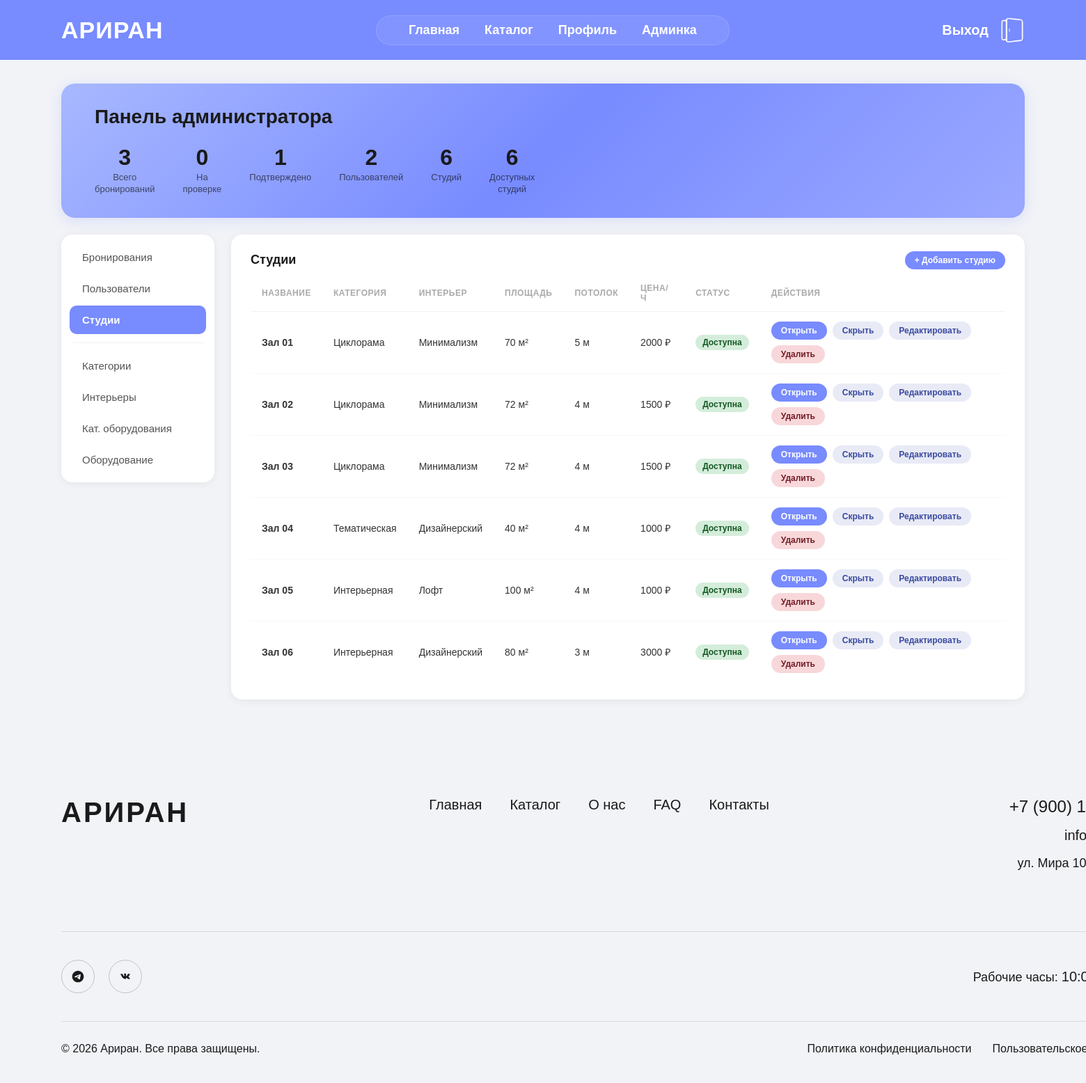
The page /admin-panel/?tab=studios (signed in) on the database its author committed.
### studios/models.py (models this page shows, shortened)
class Studio(models.Model):
    name = models.CharField('Название', max_length=255, null=False)
    category = models.ForeignKey(
        Category, on_delete=models.CASCADE,
        related_name='studios',
        null=True, blank=True,
        verbose_name='Категория'
    )
    interior = models.ForeignKey(
        Interior, on_delete=models.CASCADE,
        related_name='studios',
        null=True, blank=True,
        verbose_name='Интерьер'
    )
    description = models.TextField('Описание', null=False)
    price_per_hour = models.DecimalField('Цена за час', max_digits=10, decimal_places=2, null=False)
    area = models.IntegerField('Площадь (м²)', null=False)
    ceiling_height = models.IntegerField('Высота потолков (м)', default=3, null=False)
    is_available = models.BooleanField('Доступна', default=True, null=False)
    created_at = models.DateTimeField('Дата добавления', auto_now_add=True, null=False)
    class Meta:
        verbose_name = 'Студия'
        verbose_name_plural = 'Студии'
        db_table = 'studio'
        ordering = ['name']

class Category(models.Model):
    name = models.CharField('Название категории', max_length=100, unique=True)
    description = models.TextField('Описание', blank=True)
    class Meta:
        verbose_name = 'Категория'
        verbose_name_plural = 'Категории'
        db_table = 'category'
        ordering = ['name']

class Interior(models.Model):
    name = models.CharField('Название интерьера', max_length=100, unique=True)
    description = models.TextField('Описание', blank=True)
    class Meta:
        verbose_name = 'Интерьер'
        verbose_name_plural = 'Интерьеры'
        db_table = 'interior'
        ordering = ['name']

### studios/views.py (the view)
    def wrapper(request, *args, **kwargs):
        if not request.user.is_authenticated or request.user.role != 'admin':
            return redirect('studios:index')
        return view_func(request, *args, **kwargs)

### studios/views.py (called while the page is built)
def admin_required(view_func):
    def wrapper(request, *args, **kwargs):
        if not request.user.is_authenticated or request.user.role != 'admin':
            return redirect('studios:index')
        return view_func(request, *args, **kwargs)
    return wrapper

### studios/templates/studios/admin_panel.html (shortened to what this page needs)
{% extends 'studios/base.html' %}
{% load static %}
{% block content %}
<div class="admin-page">
    <div class="admin-header">
        <h1>Панель администратора</h1>
        <div class="admin-stats">
            <div class="stat-item">
                <div class="stat-value">{{ stats.total_bookings }}</div>
                <div class="stat-label">Всего<br>бронирований</div>
            </div>
            <div class="stat-item">
                <div class="stat-value">{{ stats.pending_bookings }}</div>
                <div class="stat-label">На<br>проверке</div>
            </div>
            <div class="stat-item">
                <div class="stat-value">{{ stats.confirmed_bookings }}</div>
                <div class="stat-label">Подтверждено</div>
            </div>
            <div class="stat-item">
                <div class="stat-value">{{ stats.total_users }}</div>
                <div class="stat-label">Пользователей</div>
            </div>
            <div class="stat-item">
                <div class="stat-value">{{ stats.total_studios }}</div>
                <div class="stat-label">Студий</div>
            </div>
            <div class="stat-item">
                <div class="stat-value">{{ stats.available_studios }}</div>
                <div class="stat-label">Доступных<br>студий</div>
            </div>
        </div>
    </div>
    <div class="admin-content">
        <aside class="admin-sidebar">
            <nav class="admin-nav">
                <a href="?tab=bookings" class="admin-nav-item {% if active_tab == 'bookings' %}active{% endif %}">Бронирования</a>
                <a href="?tab=users"    class="admin-nav-item {% if active_tab == 'users' %}active{% endif %}">Пользователи</a>
                <a href="?tab=studios"  class="admin-nav-item {% if active_tab == 'studios' %}active{% endif %}">Студии</a>
                <div class="admin-nav-divider"></div>
                <a href="?tab=categories"           class="admin-nav-item {% if active_tab == 'categories' %}active{% endif %}">Категории</a>
                <a href="?tab=interiors"             class="admin-nav-item {% if active_tab == 'interiors' %}active{% endif %}">Интерьеры</a>
                <a href="?tab=equipment_categories"  class="admin-nav-item {% if active_tab == 'equipment_categories' %}active{% endif %}">Кат. оборудования</a>
                <a href="?tab=equipment"             class="admin-nav-item {% if active_tab == 'equipment' %}active{% endif %}">Оборудование</a>
            </nav>
        </aside>
        <main class="admin-main">
            {% if active_tab == 'bookings' %}
            <div class="admin-card">
                <div class="admin-card-title">Все бронирования</div>
                {% if bookings %}
                <table class="admin-table">
                    <thead>
                        <tr>
                            <th>Пользователь</th>
                            <th>Студия</th>
                            <th>Дата</th>
                            <th>Время</th>
                            <th>Сумма</th>
                            <th>Статус</th>
                            <th>Действия</th>
                        </tr>
                    </thead>
                    <tbody>
                        {% for booking in bookings %}
                        <tr>
                            <td>{{ booking.user.get_full_name }}<br><span style="color:#aaa;font-size:12px;">{{ booking.user.login }}</span></td>
                            <td>{{ booking.studio.name }}</td>
                            <td>{{ booking.start_time|date:"d.m.Y" }}{% if booking.start_time|date:"d.m.Y" != booking.end_time|date:"d.m.Y" %} — {{ booking.end_time|date:"d.m.Y" }}{% endif %}</td>
                            <td>{{ booking.start_time|date:"H:i" }} — {{ booking.end_time|date:"H:i" }}</td>
                            <td>{{ booking.total_price }} ₽</td>
                            <td>
                                <span class="badge badge-{{ booking.status }}">
                                    {% if booking.status == 'pending' %}На проверке
                                    {% elif booking.status == 'confirmed' %}Подтверждено
                                    {% else %}Отклонено{% endif %}
                                </span>
                            </td>
                            <td>
                                <div class="action-btns">
                                    {% if booking.status == 'pending' %}
                                    <a href="{% url 'studios:admin_confirm_booking' booking.pk %}" class="btn-action btn-confirm">Принять</a>
                                    <button class="btn-action btn-reject" onclick="openRejectModal({{ booking.pk }})">Отклонить</button>
                                    {% endif %}
                                    <a href="{% url 'studios:admin_delete_booking' booking.pk %}" class="btn-action btn-delete" onclick="event.preventDefault(); openConfirmDeleteModal('Удалить бронирование?', this.href);">Удалить</a>
                                </div>
                            </td>
                        </tr>
                        {% endfor %}
                    </tbody>
                </table>
                {% else %}
                <div class="empty-state">Бронирований нет</div>
                {% endif %}
            </div>
            {% elif active_tab == 'studios' %}
            <div class="admin-card">
                <div class="admin-card-title" style="display:flex;justify-content:space-between;align-items:center;">
                    Студии
                    <a href="{% url 'studios:admin_studio_add' %}" class="btn-action btn-primary">+ Добавить студию</a>
                </div>
                {% if studios %}
                <table class="admin-table">
                    <thead>
                        <tr>
                            <th>Название</th>
                            <th>Категория</th>
                            <th>Интерьер</th>
                            <th>Площадь</th>
                            <th>Потолок</th>
                            <th>Цена/ч</th>
                            <th>Статус</th>
                            <th>Действия</th>
                        </tr>
                    </thead>
                    <tbody>
                        {% for studio in studios %}
                        <tr>
                            <td><strong>{{ studio.name }}</strong></td>
                            <td>{{ studio.category.name|default:"—" }}</td>
                            <td>{{ studio.interior.name|default:"—" }}</td>
                            <td>{{ studio.area }} м²</td>
                            <td>{{ studio.ceiling_height }} м</td>
                            <td>{{ studio.price_per_hour|floatformat:0 }} ₽</td>
                            <td>
                                <span class="badge {% if studio.is_available %}badge-available{% else %}badge-unavailable{% endif %}">
                                    {% if studio.is_available %}Доступна{% else %}Недоступна{% endif %}
                                </span>
                            </td>
                            <td>
                                <div class="action-btns">
                                    <a href="{% url 'studios:studio_detail' studio.pk %}" class="btn-action btn-primary">Открыть</a>
                                    <a href="{% url 'studios:admin_toggle_studio' studio.pk %}" class="btn-action btn-toggle">
                                        {% if studio.is_available %}Скрыть{% else %}Показать{% endif %}
                                    </a>
                                    <a href="{% url 'studios:admin_studio_edit' studio.pk %}" class="btn-action btn-toggle">Редактировать</a>
                                    <a href="{% url 'studios:admin_delete_studio' studio.pk %}" class="btn-action btn-delete" onclick="event.preventDefault(); openConfirmDeleteModal('Удалить студию {{ studio.name }}?', this.href);">Удалить</a>
                                </div>
                            </td>
                        </tr>
                        {% endfor %}
                    </tbody>
                </table>
                {% else %}
                <div class="empty-state">Студий нет</div>
                {% endif %}
            </div>
            {% endif %}
        </main>
    </div>
</div>
{% endblock %}

### studios/static/studios/css/style.css (style rules this page uses)
* { margin: 0; padding: 0; box-sizing: border-box; }
body { font-family: 'Helvetica', 'Helvetica Neue', Arial, sans-serif; overflow-x: hidden; background: #1a1a1a; }
a { text-decoration: none; color: inherit; }

### studios/templates/studios/admin_panel.html (style rules this page uses)
body { background: #f2f3f7 !important; }
.admin-page { max-width: 1744px; margin: 0 auto; padding: 120px 88px 60px; background: #f2f3f7; min-height: 100vh; }
.admin-header { background: linear-gradient(135deg, #a8b8ff 0%, #788BFF 50%, #9aa8ff 100%); border-radius: 20px; padding: 32px 48px; margin-bottom: 24px; box-shadow: 0 4px 20px rgba(120,139,255,0.2); }
.admin-header h1 { font-size: 28px; font-weight: 700; color: #1a1a1a; margin-bottom: 24px; }
.admin-stats { display: flex; gap: 40px; flex-wrap: wrap; }
.stat-item { text-align: center; }
.stat-value { font-size: 32px; font-weight: 700; color: #1a1a1a; }
.stat-label { font-size: 13px; color: rgba(0,0,0,0.6); margin-top: 2px; line-height: 1.3; }
.admin-content { display: grid; grid-template-columns: 220px 1fr; gap: 24px; align-items: start; }
.admin-sidebar { background: #fff; border-radius: 16px; padding: 12px; box-shadow: 0 2px 12px rgba(0,0,0,0.06); }
.admin-nav { display: flex; flex-direction: column; gap: 4px; }
.admin-nav-item { display: block; padding: 12px 18px; font-size: 15px; color: #555; text-decoration: none; border-radius: 10px; transition: all 0.2s; font-weight: 500; }
.admin-nav-item.active { background: #788BFF; color: #fff; font-weight: 600; }
.admin-nav-divider { height: 1px; background: #f0f1f5; margin: 8px 4px; }
.admin-main { display: flex; flex-direction: column; gap: 16px; }
.admin-card { background: #fff; border-radius: 16px; padding: 24px 28px; box-shadow: 0 2px 12px rgba(0,0,0,0.06); }
.admin-card-title { font-size: 18px; font-weight: 700; color: #1a1a1a; margin-bottom: 20px; }
.admin-table { width: 100%; border-collapse: collapse; }
.admin-table th { font-size: 12px; font-weight: 600; color: #aaa; text-transform: uppercase; letter-spacing: 0.5px; padding: 0 16px 12px; text-align: left; border-bottom: 1px solid #f0f1f5; }
.admin-table td { padding: 14px 16px; font-size: 14px; color: #333; border-bottom: 1px solid #f7f8fc; vertical-align: middle; }
.admin-table tr:last-child td { border-bottom: none; }
.badge { display: inline-block; padding: 4px 10px; border-radius: 20px; font-size: 12px; font-weight: 600; }
.badge-available { background: #d4edda; color: #155724; }
.action-btns { display: flex; gap: 8px; align-items: center; flex-wrap: wrap; }
.btn-action { padding: 6px 14px; border: none; border-radius: 20px; font-size: 12px; font-weight: 600; cursor: pointer; text-decoration: none; display: inline-block; transition: all 0.2s; font-family: Helvetica, Arial, sans-serif; white-space: nowrap; }
.btn-delete { background: #f8d7da; color: #721c24; }
.btn-toggle { background: #e8eaf6; color: #3a4a9f; }
.btn-primary { background: #788BFF; color: #fff; }

### rows shown on the page
Studio: name "Зал 01", category.name "Циклорама", interior.name "Минимализм", area "70", ceiling_height "5", price_per_hour "2000", is_available "Доступна"
Studio: name "Зал 02", category.name "Циклорама", interior.name "Минимализм", area "72", ceiling_height "4", price_per_hour "1500", is_available "Доступна"
Studio: name "Зал 03", category.name "Циклорама", interior.name "Минимализм", area "72", ceiling_height "4", price_per_hour "1500", is_available "Доступна"
Studio: name "Зал 04", category.name "Тематическая", interior.name "Дизайнерский", area "40", ceiling_height "4", price_per_hour "1000", is_available "Доступна"
Studio: name "Зал 05", category.name "Интерьерная", interior.name "Лофт", area "100", ceiling_height "4", price_per_hour "1000", is_available "Доступна"
Studio: name "Зал 06", category.name "Интерьерная", interior.name "Дизайнерский", area "80", ceiling_height "3", price_per_hour "3000", is_available "Доступна"

### other values the page prints
{{ stats.total_bookings }} "3"
{{ stats.pending_bookings }} "0"
{{ stats.confirmed_bookings }} "1"
{{ stats.total_users }} "2"
{{ stats.total_studios }} "6"
{{ stats.available_studios }} "6"
